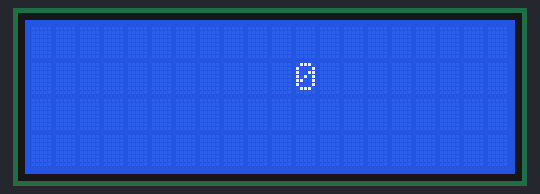
Bench run of a sketch on a simulated Arduino Uno, built with avr-gcc and run on an emulated ATmega328P. On the bench: 20×4 character LCD. Random numbers use the default seed unless the sketch sets one.

Above: at 0.1 s.
At 5.1 s:
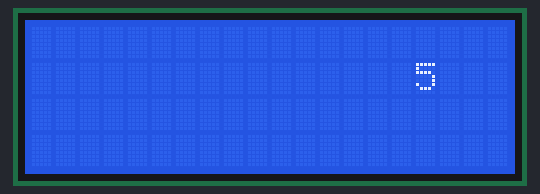
At 10.2 s:
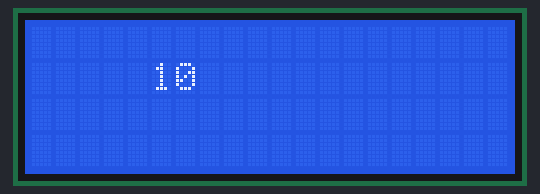
At 19.2 s:
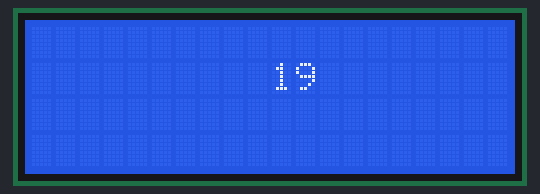
At 28.3 s:
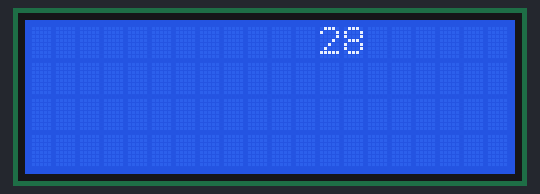
At 38.3 s:
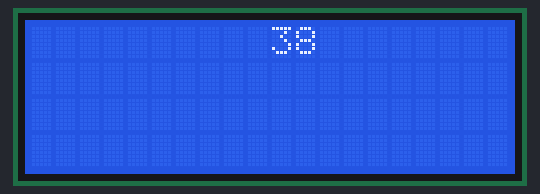

The sketch:

counter.ino
```cpp
#include <Wire.h>
#include <LiquidCrystal_I2C.h>

LiquidCrystal_I2C lcd(0x27, 2, 1, 0, 4, 5, 6, 7, 3, POSITIVE);


void setup() {
  lcd.begin(20,4);
  lcd.home();
}

long count = 0;
void loop() {
  int xpos = random(19);
  int ypos = random(4);
  lcd.setCursor(xpos,ypos);
  lcd.print(count++);
  delay(1000);
  lcd.clear();
//  lcd.setCursor(xpos,ypos);
//  lcd.print("     ");
}
```

Measured:
- what the display in image 1 shows lasts 1.0 s, from 5.1 s to 6.1 s
